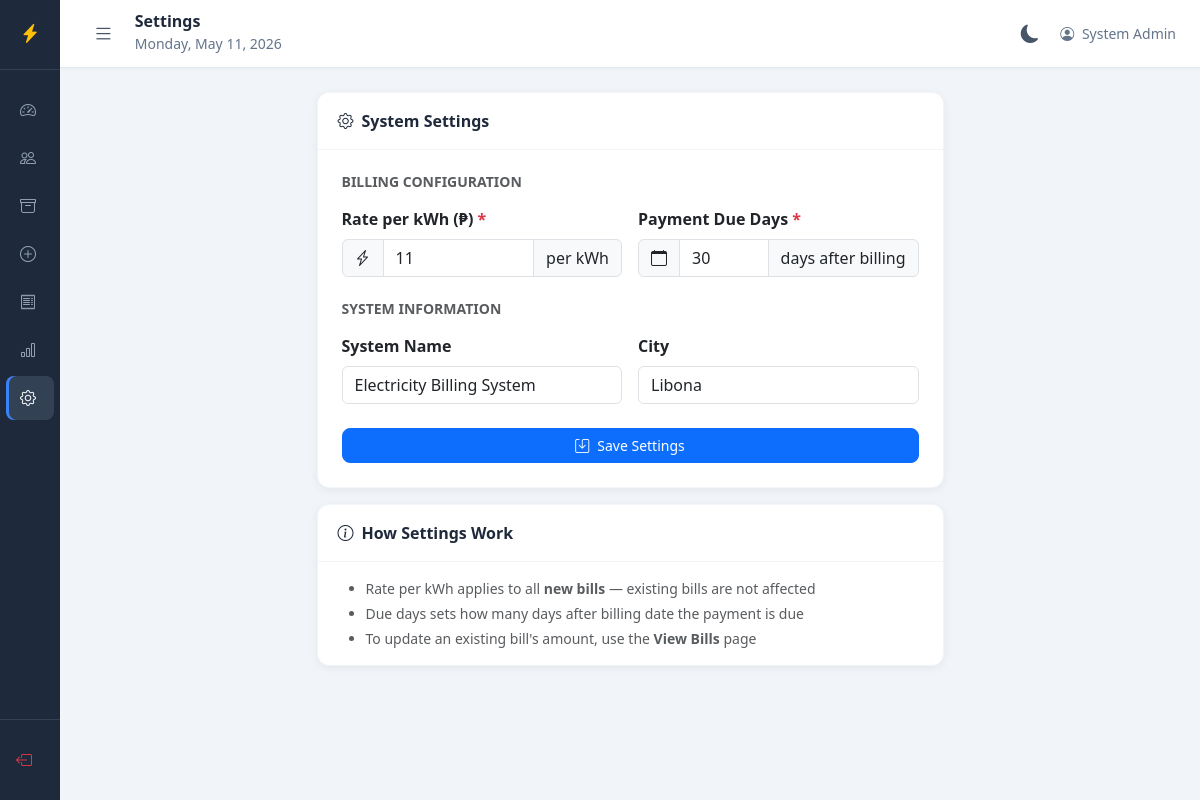
Screenshot of /admin/settings.php (signed in) with the database file from the repository.
### tables this page shows
CREATE TABLE `settings` (
  `id` int(11) NOT NULL,
  `setting_key` varchar(50) NOT NULL,
  `setting_value` varchar(100) NOT NULL
);

### app/controller/bill_controller.php (called while the page is built, shortened)
<?php
require_once __DIR__ . '/auth_controller.php';
function getRate() {
    global $conn;
    $result = $conn->query("SELECT setting_value FROM settings WHERE setting_key = 'rate_per_kwh'");
    return floatval($result->fetch_assoc()['setting_value']);
}
function getSetting($key) {
    global $conn;
    $stmt = $conn->prepare("SELECT setting_value FROM settings WHERE setting_key = ?");
    $stmt->bind_param("s", $key);
    $stmt->execute();
    $row = $stmt->get_result()->fetch_assoc();
    return $row ? $row['setting_value'] : null;
}
?>

### public/admin/settings.php (the view, shortened to what this page needs)
<?php
require_once __DIR__ . '/../../app/config/config.php';
require_once __DIR__ . '/../../app/controller/bill_controller.php';
$rate         = getRate();
$due_days     = getSetting('due_days') ?? 30;
$system_name  = getSetting('system_name') ?? 'Electricity Billing System';
$city         = getSetting('city') ?? '';
require_once __DIR__ . '/includes/header.php';
?>
<div class="d-flex">
  <?php require_once __DIR__ . '/includes/sidebar.php'; ?>
  <div class="main-content flex-grow-1">
    <?php require_once __DIR__ . '/includes/topbar.php'; ?>
    <div class="page-content">
      <div class="row justify-content-center">
        <div class="col-md-7">
          <div class="card">
            <div class="card-header">
              <i class="bi bi-gear me-2"></i>System Settings
            </div>
            <div class="card-body p-4">
              <form method="POST">
                <h6 class="text-muted text-uppercase small fw-bold mb-3">
                  Billing Configuration
                </h6>
                <div class="row g-3 mb-4">
                  <div class="col-md-6">
                    <label class="form-label fw-semibold">Rate per kWh (₱) <span class="text-danger">*</span></label>
                    <div class="input-group">
                      <span class="input-group-text"><i class="bi bi-lightning-charge"></i></span>
                      <input type="number" name="rate_per_kwh" class="form-control"
                             step="0.01" min="0.01"
                             value="<?php echo htmlspecialchars($rate); ?>" required>
                      <span class="input-group-text">per kWh</span>
                    </div>
                  </div>
                  <div class="col-md-6">
                    <label class="form-label fw-semibold">Payment Due Days <span class="text-danger">*</span></label>
                    <div class="input-group">
                      <span class="input-group-text"><i class="bi bi-calendar"></i></span>
                      <input type="number" name="due_days" class="form-control"
                             min="1"
                             value="<?php echo htmlspecialchars($due_days); ?>" required>
                      <span class="input-group-text">days after billing</span>
                    </div>
                  </div>
                </div>
                <h6 class="text-muted text-uppercase small fw-bold mb-3">
                  System Information
                </h6>
                <div class="row g-3 mb-4">
                  <div class="col-md-6">
                    <label class="form-label fw-semibold">System Name</label>
                    <input type="text" name="system_name" class="form-control"
                           value="<?php echo htmlspecialchars($system_name); ?>">
                  </div>
                  <div class="col-md-6">
                    <label class="form-label fw-semibold">City</label>
                    <input type="text" name="city" class="form-control"
                           value="<?php echo htmlspecialchars($city); ?>">
                  </div>
                </div>
                <button type="submit" class="btn btn-primary w-100">
                  <i class="bi bi-save me-2"></i>Save Settings
                </button>
              </form>
            </div>
          </div>
          <div class="card mt-3">
            <div class="card-header">
              <i class="bi bi-info-circle me-2"></i>How Settings Work
            </div>
            <div class="card-body">
              <ul class="small text-muted mb-0">
                <li class="mb-1">Rate per kWh applies to all <strong>new bills</strong> — existing bills are not affected</li>
                <li class="mb-1">Due days sets how many days after billing date the payment is due</li>
                <li>To update an existing bill's amount, use the <strong>View Bills</strong> page</li>
              </ul>
            </div>
          </div>
        </div>
      </div>
    </div>
  </div>
</div>
<?php require_once __DIR__ . '/includes/footer.php'; ?>

### public/admin/includes/header.php (style rules this page uses)
:root { --sidebar-bg: #1e293b; --sidebar-border: #334155; --sidebar-link: #94a3b8; --sidebar-hover-bg: #2d3f55; --sidebar-hover-txt: #e2e8f0; --sidebar-active-bg: #334155; --sidebar-active-txt:#ffffff; --sidebar-accent: #3b82f6; --sidebar-brand-txt: #ffffff; --topbar-bg: #ffffff; --topbar-border: #e2e8f0; --topbar-shadow: rgba(0,0,0,0.04); --topbar-txt: #1e293b; --topbar-muted: #64748b; --page-bg: #f1f5f9; --card-bg: #ffffff; --card-border: #f1f5f9; --card-shadow: rgba(0,0,0,0.06); --card-shadow-hover: rgba(0,0,0,0.1); --table-head-bg: #f8fafc; --table-head-txt: #475569; --table-head-border: #e2e8f0; --table-hover-bg: #f8fafc; --body-txt: #1e293b; --muted-txt: #64748b; --toggle-btn-txt: #475569; --toggle-btn-hover: #f1f5f9; --toggle-btn-active: #e2e8f0; --toggle-btn-htxt: #1e293b; }
body { overflow-x: hidden; background: var(--page-bg); color: var(--body-txt); transition: background 0.3s ease, color 0.3s ease; }
.main-content { margin-left: 60px; min-height: 100vh; background: var(--page-bg); transition: margin-left 0.35s cubic-bezier(0.4, 0, 0.2, 1), background 0.3s ease; }
.page-content { padding: 24px; }
.card { border: 1px solid var(--card-border) !important; border-radius: 12px; background: var(--card-bg) !important; box-shadow: 0 2px 10px var(--card-shadow); transition: box-shadow 0.2s ease, background 0.3s ease, border-color 0.3s ease; }
.card-header { background: var(--card-bg) !important; border-bottom: 1px solid var(--card-border) !important; border-radius: 12px 12px 0 0 !important; font-weight: 600; padding: 16px 20px; color: var(--body-txt); transition: background 0.3s ease, border-color 0.3s ease; }
.btn { border-radius: 8px; font-size: 0.875rem; transition: all 0.2s ease; }

### rows the page displays
settings: rate_per_kwh "11"
settings: due_days "30"
settings: system_name "Electricity Billing System"
settings: city "Libona"

### other values shown
$page_title "Settings"
$_SESSION['admin_name'] "System Admin"
